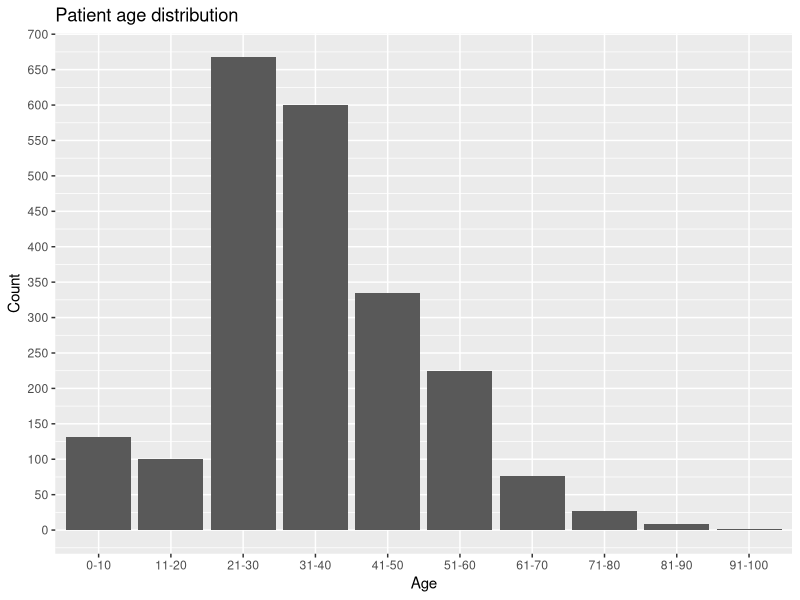
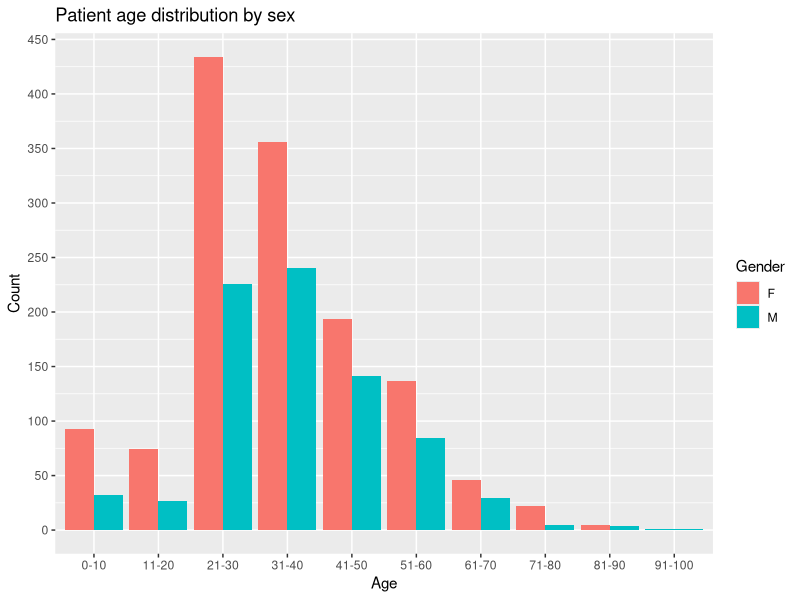

Generate these figures, in order, with R:
## ---- chunk 1
library(tidyverse)
library(stringr)
library(openxlsx)

qare = read.xlsx("care_plateforme.xlsx", sheet = 1)
## ---- chunk 2
qare = qare %>% select(-c(ticked_cardio_vascular_family, ticked_asthma, ticked_stress, ticked_psycho, ticked_neuroleptics,
                ticked_bcg, ticked_diphtheria_polio, ticked_tetanus, ticked_pertussis, ticked_haemophilus,
                ticked_hepatitis_b, ticked_pneumococcus, ticked_meningitis_c, ticked_mmr, ticked_hpv, ticked_influenza,
                ticked_zona, ticked_food, ticked_diet, ticked_alcohol, ticked_cigarettes, ticked_exercise)) %>% 
    mutate(
        consultation_id = as.numeric(as.factor(consultation_id)),
        patient_id = as.numeric(as.factor(patient_id)),
        physician_id = as.numeric(as.factor(physician_id))
        )


## ---- chunk 3
qare %>% 
    ggplot()+
    geom_bar(aes(x = patient_age_range))+
    scale_y_continuous(breaks = seq(0,1000,50))+
    labs(title = "Patient age distribution",
         y = "Count",
         x = "Age")

qare %>% 
    filter(!is.na(patient_gender)) %>% 
    ggplot()+
    geom_bar(aes(x = patient_age_range, fill = patient_gender), position = "dodge")+
    scale_y_continuous(breaks = seq(0,1000,50))+
    labs(title = "Patient age distribution by sex",
         y = "Count",
         x = "Age",
         fill = "Gender")


qare %>% 
    count(patient_gender, patient_age_range) %>% 
    group_by(patient_gender) %>% 
    mutate("%" = round(prop.table(n)*100,2)) %>% 
    pivot_wider(names_from = patient_gender, values_from = c(n, "%")) %>% 
    rename("F" = n_F,"M" = n_M,"NA" = n_NA,"F%" = `%_F`,"M%" = `%_M`,"NA%" = `%_NA`) %>% 
    select(-contains("NA"))
